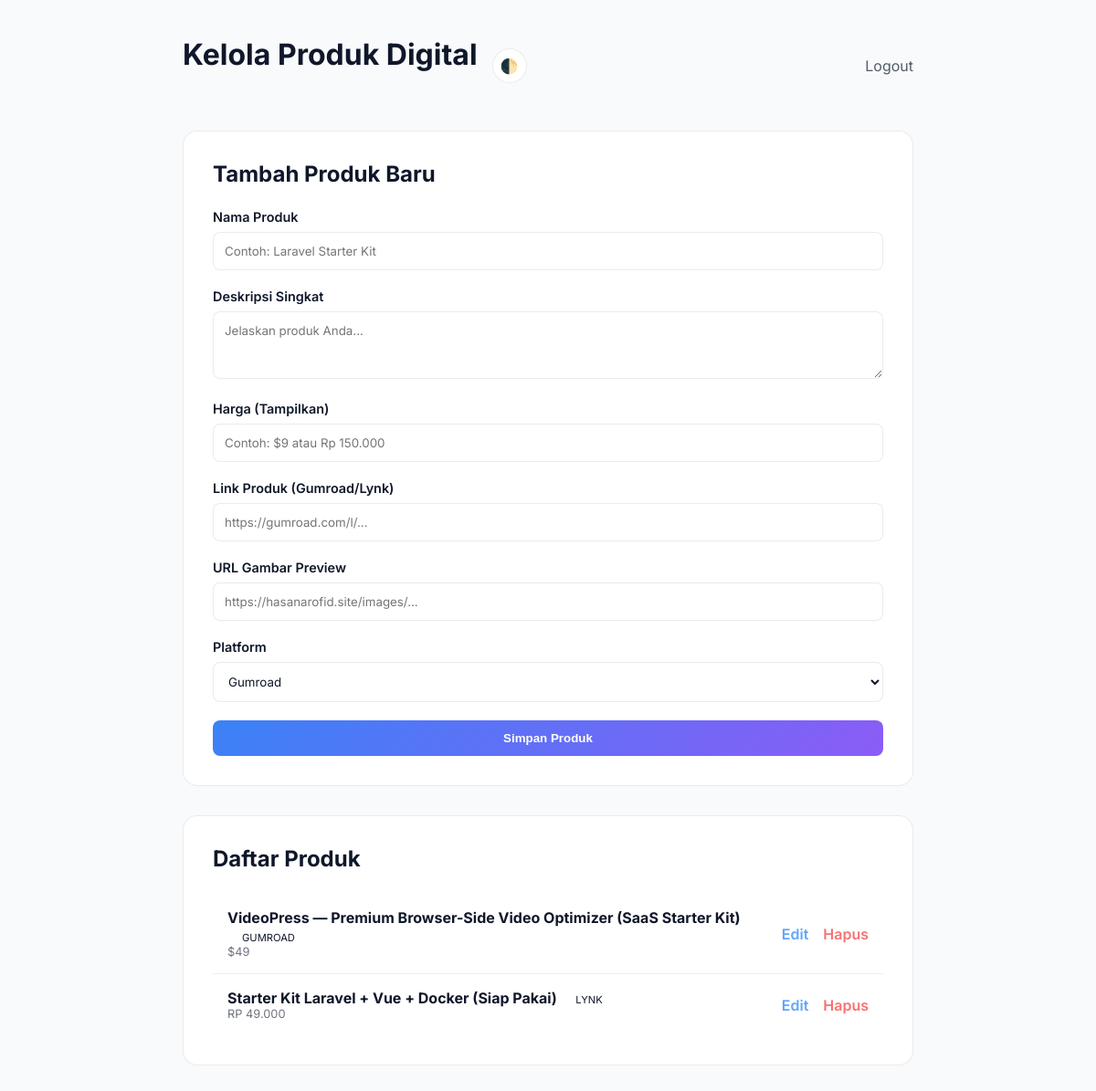
/form.php (signed in), run on the app's committed database.
### tables this page shows
CREATE TABLE products (
    id INTEGER PRIMARY KEY AUTOINCREMENT,
    name TEXT NOT NULL,
    description TEXT,
    price TEXT,
    link TEXT NOT NULL,
    image_url TEXT,
    platform TEXT,
    created_at DATETIME DEFAULT (datetime('now'))
);

### form.php (the view, shortened to what this page needs)
<?php
$dbFile = __DIR__ . '/stats.db';
    ?>
    <?php
try {
    $db = new PDO('sqlite:' . $dbFile);
    $db->setAttribute(PDO::ATTR_ERRMODE, PDO::ERRMODE_EXCEPTION);
} catch (PDOException $e) {
    die("Database connection failed.");
}
$editProduct = null;
$products = $db->query("SELECT * FROM products ORDER BY created_at DESC")->fetchAll(PDO::FETCH_ASSOC);
?>
<!DOCTYPE html>
<html lang="id">
<head>
</head>
<body>
    <div class="container">
        <header>
            <div style="display: flex; align-items: center; gap: 16px;">
                <h1 style="cursor: pointer;" onclick="window.location.href='form.php'">Kelola Produk Digital</h1>
                <div class="theme-toggle" id="themeToggle">🌓</div>
            </div>
            <a href="?logout=1" class="logout-btn">Logout</a>
        </header>
        <div class="card">
            <h2><?= $editProduct ? 'Edit Produk' : 'Tambah Produk Baru' ?></h2>
            <form method="POST">
                <div class="form-group">
                    <label>Nama Produk</label>
                    <input type="text" name="name" required placeholder="Contoh: Laravel Starter Kit" value="<?= htmlspecialchars($editProduct['name'] ?? '') ?>">
                </div>
                <div class="form-group">
                    <label>Deskripsi Singkat</label>
                    <textarea name="description" rows="3" placeholder="Jelaskan produk Anda..."><?= htmlspecialchars($editProduct['description'] ?? '') ?></textarea>
                </div>
                <div class="form-group">
                    <label>Harga (Tampilkan)</label>
                    <input type="text" name="price" placeholder="Contoh: $9 atau Rp 150.000" value="<?= htmlspecialchars($editProduct['price'] ?? '') ?>">
                </div>
                <div class="form-group">
                    <label>Link Produk (Gumroad/Lynk)</label>
                    <input type="url" name="link" required placeholder="https://gumroad.com/l/..." value="<?= htmlspecialchars($editProduct['link'] ?? '') ?>">
                </div>
                <div class="form-group">
                    <label>URL Gambar Preview</label>
                    <input type="url" name="image_url" placeholder="https://hasanarofid.site/images/..." value="<?= htmlspecialchars($editProduct['image_url'] ?? '') ?>">
                </div>
                <div class="form-group">
                    <label>Platform</label>
                    <select name="platform">
                        <option value="gumroad" <?= (isset($editProduct['platform']) && $editProduct['platform'] === 'gumroad') ? 'selected' : '' ?>>Gumroad</option>
                    </select>
                </div>
                <button type="submit" name="save_product"><?= $editProduct ? 'Perbarui Produk' : 'Simpan Produk' ?></button>
            </form>
        </div>
        <div class="card">
            <h2>Daftar Produk</h2>
            <?php if (empty($products)): ?>
                <p style="opacity: 0.5;">Belum ada produk.</p>
            <?php else: ?>
                <?php foreach ($products as $p): ?>
                    <div class="product-item">
                        <div>
                            <strong><?= htmlspecialchars($p['name']) ?></strong>
                            <span class="platform-tag"><?= strtoupper($p['platform']) ?></span>
                            <div style="font-size: 0.8rem; opacity: 0.6;"><?= htmlspecialchars($p['price']) ?></div>
                        </div>
                        <div class="actions">
                            <a href="?edit=<?= $p['id'] ?>" class="edit-btn">Edit</a>
                            <a href="?delete=<?= $p['id'] ?>" class="delete-btn" onclick="return confirm('Hapus produk ini?')">Hapus</a>
                        </div>
                    </div>
                <?php endforeach; ?>
            <?php endif; ?>
        </div>
    </div>
</body>
</html>

### form.php (style rules this page uses)
:root { --bg: #f8fafc; --surface: #ffffff; --border: rgba(0,0,0,0.08); --text: #0f172a; --accent: #3b82f6; }
body { font-family: 'Inter', sans-serif; background: var(--bg); color: var(--text); margin: 0; padding: 40px 20px; }
.container { max-width: 800px; margin: 0 auto; }
header { display: flex; justify-content: space-between; align-items: center; margin-bottom: 40px; }
.card { background: var(--surface); border: 1px solid var(--border); padding: 32px; border-radius: 16px; margin-bottom: 32px; }
h1, h2 { margin: 0 0 24px; }
.form-group { margin-bottom: 20px; }
label { display: block; margin-bottom: 8px; font-weight: 600; font-size: 0.9rem; }
input, textarea, select { width: 100%; padding: 12px; border-radius: 8px; border: 1px solid var(--border); background: var(--surface); color: var(--text); font-family: inherit; box-sizing: border-box; }
button { background: linear-gradient(135deg, #3b82f6, #8b5cf6); color: white; border: none; padding: 12px 24px; border-radius: 8px; font-weight: 700; cursor: pointer; width: 100%; }
.product-item { display: flex; justify-content: space-between; align-items: center; padding: 16px; border-bottom: 1px solid var(--border); }
.product-item:last-child { border-bottom: none; }
.actions { display: flex; gap: 16px; }
.delete-btn { color: #f87171; text-decoration: none; font-weight: 600; }
.edit-btn { color: #60a5fa; text-decoration: none; font-weight: 600; }
.logout-btn { color: var(--text); text-decoration: none; opacity: 0.7; }
.platform-tag { font-size: 0.7rem; padding: 2px 8px; border-radius: 4px; background: rgba(255,255,255,0.1); margin-left: 8px; }
.theme-toggle { background: var(--surface); border: 1px solid var(--border); color: var(--text); width: 36px; height: 36px; border-radius: 50%; display: flex; align-items: center; justify-content: center; cursor: pointer; transition: 0.3s; }

### data on the page
products: name "VideoPress — Premium Browser-Side Video Optimizer (SaaS Starter Kit)", platform "GUMROAD", price "$49"
products: name "Starter Kit Laravel + Vue + Docker (Siap Pakai)", platform "LYNK", price "RP 49.000"
